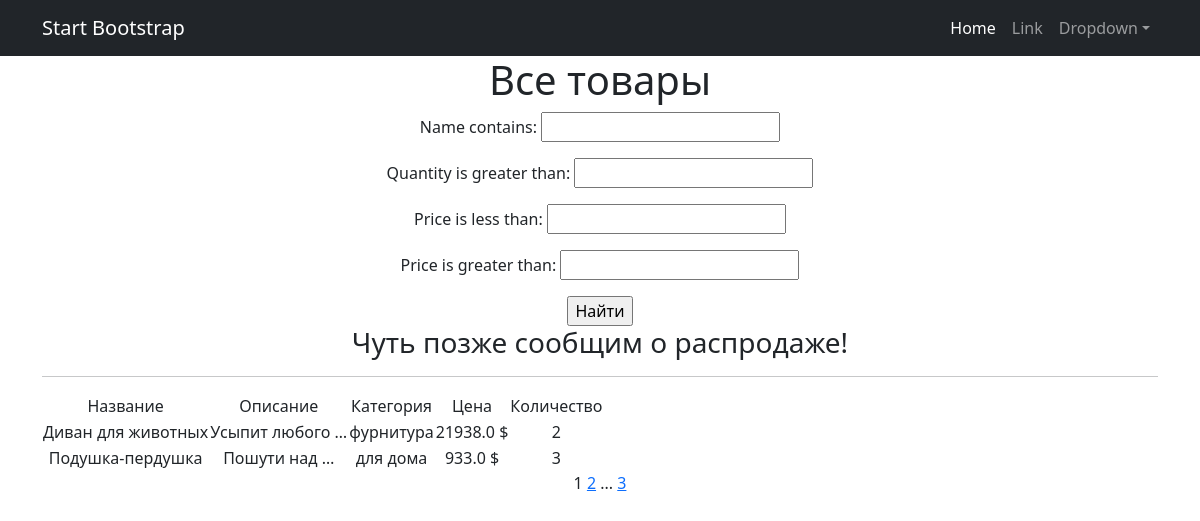
/products/, run on an earlier commit of the app's database.
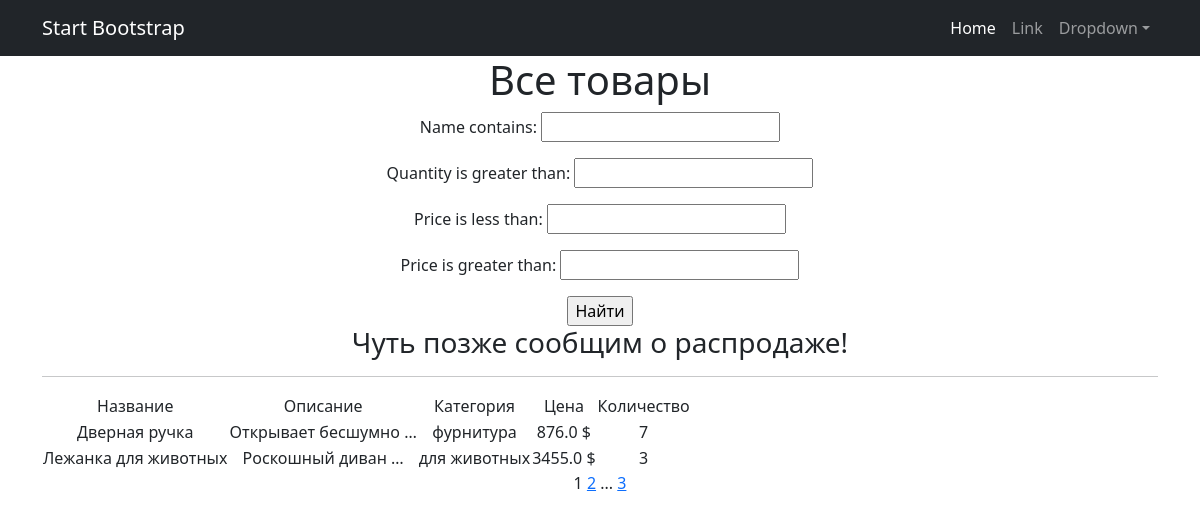
And on a later commit of the database.
### simpleapp/models.py (models this page shows, shortened)
class Product(models.Model):
    name = models.CharField(
        max_length=50,
        unique=True, # названия товаров не должны повторяться
    )
    description = models.TextField()
    quantity = models.IntegerField(
        validators=[MinValueValidator(0)],
    )
    category = models.ForeignKey(
        to='Category',
        on_delete=models.CASCADE,
        related_name='products', # все продукты в категории будут доступны через поле products
    )
    price = models.FloatField(
        validators=[MinValueValidator(0.0)],
    )

class Category(models.Model):
    name = models.CharField(max_length=100, unique=True)

### simpleapp/views.py (the view)
# urls.py: path('', ProductsList.as_view(), name='product_list'),
class ProductsList(ListView):
    model = Product
    ordering = 'name'
    template_name = 'products.html'
    context_object_name = 'products'
    paginate_by = 2  # вот так мы можем указать количество записей на странице
    def get_queryset(self):
        queryset = super().get_queryset()
        self.filterset = ProductFilter(self.request.GET, queryset)
        return self.filterset.qs
    def get_context_data(self, **kwargs):
        context = super().get_context_data(**kwargs)
        context['next_sale'] = None #также значение по умолчанию можно задать как строку
        context['filterset'] = self.filterset
        return context

### simpleapp/templatetags/custom_filters.py (called while the page is built)
@register.filter()
def currency(value, code='rub'):
   postfix = CURRENCIES_SYMBOLS[code]
   return f'{value} {postfix}'

### simpleapp/templatetags/custom_tags.py (called while the page is built)
@register.simple_tag()
def current_time(format_string='%b %d %Y'):
   return datetime.utcnow().strftime(format_string)

@register.simple_tag(takes_context=True)
def url_replace(context, **kwargs):
   d = context['request'].GET.copy()
   for k, v in kwargs.items():
       d[k] = v
   return d.urlencode()

### templates/products.html (shortened to what this page needs)
{% extends 'flatpages/default.html' %}
{% load custom_filters %}
{% load custom_tags %}
{% block content %}
   <h1>Все товары</h1>
    <form action="" method="get">
       {{ filterset.form.as_p }}
       <input type="submit" value="Найти" />
    </form>
   <h3> {{ next_sale|default_if_none:"Чуть позже сообщим о распродаже!" }} </h3>
   <hr>
   {% if products %}
       <table>
           <tr>
               <td>Название</td>
               <td>Описание</td>
               <td>Категория</td>
               <td>Цена</td>
               <td>Количество</td>
           </tr>
           {% for product in products %}
           <tr>
               <td>{{ product.name }}</td>
               <td>{{ product.description|truncatewords:2 }}</td>
               <td>{{ product.category.name }}</td>
               <td>{{ product.price|currency:"usd" }}</td>
               <td>{{ product.quantity }}</td>
           </tr>
           {% endfor %}
       </table>
   {% else %}
       <h2>Товаров нет!</h2>
   {% endif %}
   {{ page_obj.number }}
   {% if page_obj.has_next %}
       <a href="?{% url_replace page=page_obj.next_page_number %}">{{ page_obj.next_page_number }}</a>
       {% if paginator.num_pages != page_obj.next_page_number %}
           ...
           <a href="?{% url_replace page=page_obj.paginator.num_pages %}">{{ page_obj.paginator.num_pages }}</a>
       {% endif %}
   {% endif %}
{% endblock content %}

What changed in the data, as far as the page shows it:
removed Product: name "Диван для животных", description "Усыпит любого …", category.name "фурнитура", price "21938.0 $", quantity "2"
no longer on this page (row unchanged): Product: name "Подушка-пердушка", description "Пошути над …", category.name "для дома", price "933.0 $", quantity "3"
added Product: name "Дверная ручка", description "Открывает бесшумно …", category.name "фурнитура", price "876.0 $", quantity "7"
added Product: name "Лежанка для животных", description "Роскошный диван …", category.name "для животных", price "3455.0 $", quantity "3"
